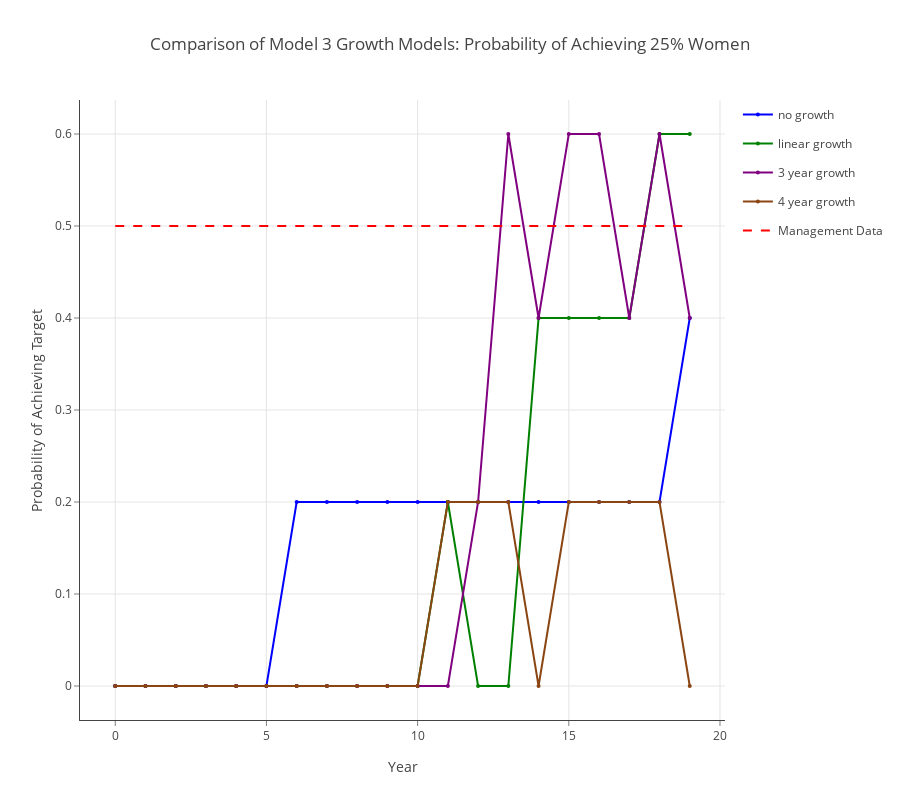

Here is the notebook cell this chart was saved with:
### Markdown cell above
## Comparison of Model 3 Growth Models: Probability of Achieving 25% Women

### Code cell
data = []
linecolors = ['rgb(0,0,255)', 'rgb(0,128,0)', 'rgb(128,0,128)', 'rgb(139,69,19)']
fillcolors = ['rgba(0,0,255,0.25)', 'rgba(0,128,0,0.25)', 'rgba(128,0,128,0.25)', 'rgba(160,82,45,0.25)']

for k,v in enumerate(results.mlist):

    data.append(go.Scatter(
        x=v.summary_matrix['yr'],
        y=v.summary_matrix['p_fpct'],
        line=dict(color=linecolors[k],
                 width=2),
        legendgroup=legend_labels[k],
        showlegend=True,
        marker=dict(
            size=4),
        mode='lines+markers',
        name=legend_labels[k],
    ))


data.append(go.Scatter(
    x=v.summary_matrix['yr'], 
    y=np.repeat(0.5, len(v.summary_matrix['yr'])),
    line=dict(color='red',
             dash='dash'),
    name='Management Data',
    mode='lines',
))
    
layout = go.Layout(
    title='Comparison of Model 3 Growth Models: Probability of Achieving 25% Women',
    height=800,
    width=900,
    paper_bgcolor='rgb(255,255,255)',
    plot_bgcolor='rgb(255,255,255)',
    xaxis=dict(
        visible=True,
        title='Year',
        gridcolor='rgb(229,229,229)',
        showgrid=True,
        showline=True,
        showticklabels=True,
        tickcolor='rgb(127,127,127)',
        ticks='outside',
        zeroline=False
    ),
    yaxis=dict(
        title='Probability of Achieving Target',
        gridcolor='rgb(229,229,229)',
        showgrid=True,
        showline=True,
        showticklabels=True,
        tickcolor='rgb(127,127,127)',
        ticks='outside',
        zeroline=False
    ),
)
fig = go.Figure(data=data, layout=layout)
plotly.offline.iplot(fig, filename= 'shaded_lines')

# export image for ingestion to pdf file.
if not os.path.exists('images'):
    os.mkdir('images')
pio.write_image(fig, 'images/probability_of_reaching_gender_target.png')

### Figure 1 — Plotly figure (JSON) as saved in the notebook; plotly's stock layout.template omitted (floating-point values rounded to 4 significant figures)
{"data": [{"legendgroup": "no growth", "line": {"color": "rgb(0,0,255)", "width": 2}, "marker": {"size": 4}, "mode": "lines+markers", "name": "no growth", "showlegend": true, "type": "scatter", "uid": "33953801-ed63-4ceb-be78-c49f6e075e17", "x": [0, 1, 2, 3, 4, 5, 6, 7, 8, 9, 10, 11, 12, 13, 14, 15, 16, 17, 18, 19], "y": [0, 0, 0, 0, 0, 0, 0.2, 0.2, 0.2, 0.2, 0.2, 0.2, 0.2, 0.2, 0.2, 0.2, 0.2, 0.2, 0.2, 0.4]}, {"legendgroup": "linear growth", "line": {"color": "rgb(0,128,0)", "width": 2}, "marker": {"size": 4}, "mode": "lines+markers", "name": "linear growth", "showlegend": true, "type": "scatter", "uid": "4d1b3672-b46f-49d7-96f0-3be165fef943", "x": [0, 1, 2, 3, 4, 5, 6, 7, 8, 9, 10, 11, 12, 13, 14, 15, 16, 17, 18, 19], "y": [0, 0, 0, 0, 0, 0, 0, 0, 0, 0, 0, 0.2, 0, 0, 0.4, 0.4, 0.4, 0.4, 0.6, 0.6]}, {"legendgroup": "3 year growth", "line": {"color": "rgb(128,0,128)", "width": 2}, "marker": {"size": 4}, "mode": "lines+markers", "name": "3 year growth", "showlegend": true, "type": "scatter", "uid": "e7be35dc-8300-44a7-8ebb-ed2d094b9ba3", "x": [0, 1, 2, 3, 4, 5, 6, 7, 8, 9, 10, 11, 12, 13, 14, 15, 16, 17, 18, 19], "y": [0, 0, 0, 0, 0, 0, 0, 0, 0, 0, 0, 0, 0.2, 0.6, 0.4, 0.6, 0.6, 0.4, 0.6, 0.4]}, {"legendgroup": "4 year growth", "line": {"color": "rgb(139,69,19)", "width": 2}, "marker": {"size": 4}, "mode": "lines+markers", "name": "4 year growth", "showlegend": true, "type": "scatter", "uid": "96cd1048-4a1d-4be7-9b40-c3f021ff0911", "x": [0, 1, 2, 3, 4, 5, 6, 7, 8, 9, 10, 11, 12, 13, 14, 15, 16, 17, 18, 19], "y": [0, 0, 0, 0, 0, 0, 0, 0, 0, 0, 0, 0.2, 0.2, 0.2, 0, 0.2, 0.2, 0.2, 0.2, 0]}, {"line": {"color": "red", "dash": "dash"}, "mode": "lines", "name": "Management Data", "type": "scatter", "uid": "ebe23fe9-b248-422d-b53a-11d18e1baed3", "x": [0, 1, 2, 3, 4, 5, 6, 7, 8, 9, 10, 11, 12, 13, 14, 15, 16, 17, 18, 19], "y": [0.5, 0.5, 0.5, 0.5, 0.5, 0.5, 0.5, 0.5, 0.5, 0.5, 0.5, 0.5, 0.5, 0.5, 0.5, 0.5, 0.5, 0.5, 0.5, 0.5]}], "layout": {"height": 800, "paper_bgcolor": "rgb(255,255,255)", "plot_bgcolor": "rgb(255,255,255)", "title": {"text": "Comparison of Model 3 Growth Models: Probability of Achieving 25% Women"}, "width": 900, "xaxis": {"gridcolor": "rgb(229,229,229)", "showgrid": true, "showline": true, "showticklabels": true, "tickcolor": "rgb(127,127,127)", "ticks": "outside", "title": {"text": "Year"}, "visible": true, "zeroline": false}, "yaxis": {"gridcolor": "rgb(229,229,229)", "showgrid": true, "showline": true, "showticklabels": true, "tickcolor": "rgb(127,127,127)", "ticks": "outside", "title": {"text": "Probability of Achieving Target"}, "zeroline": false}}}
